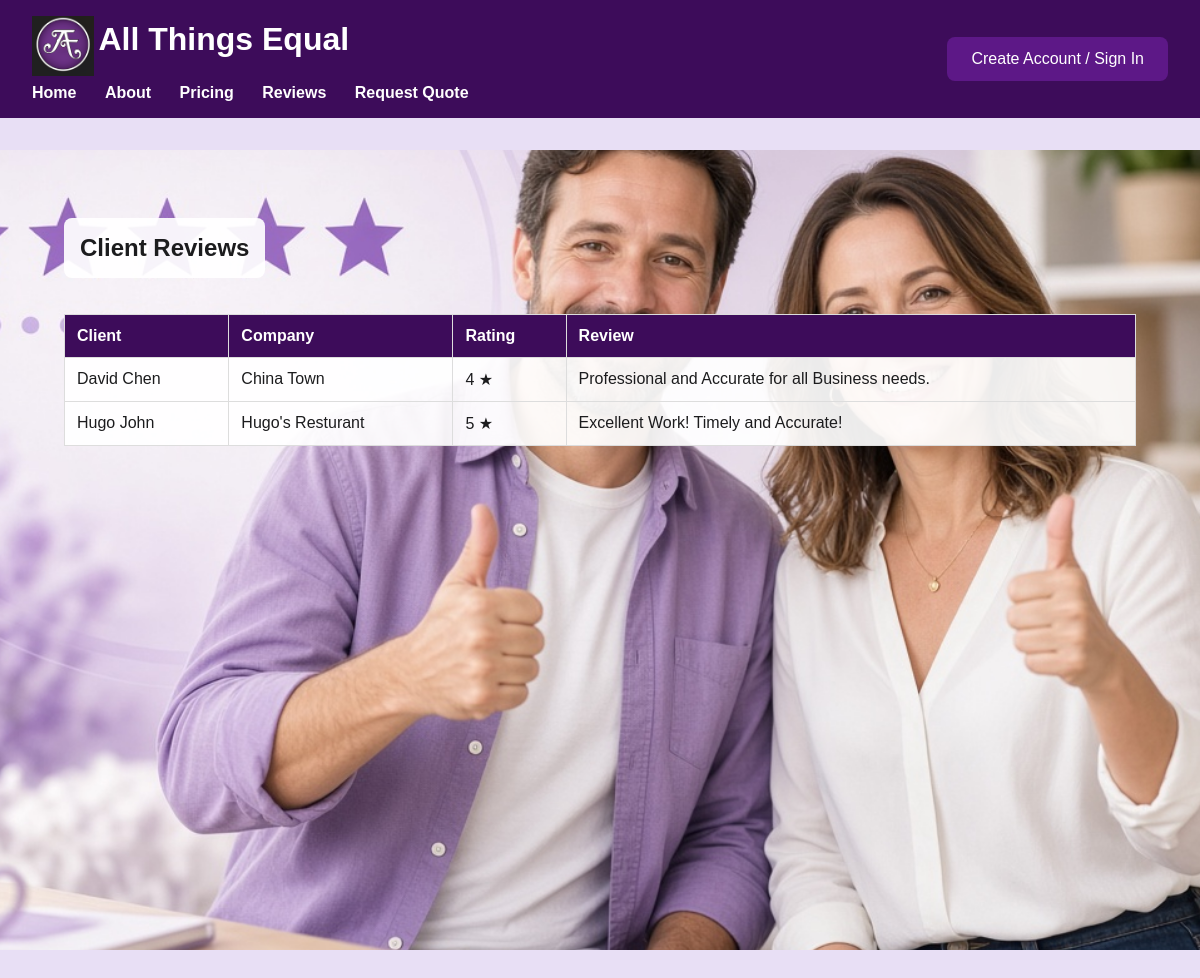
The app's page /reviews/ with its own data.
### core/models.py (models this page shows, shortened)
class Review(models.Model):
    client_name = models.CharField(max_length=100)
    company = models.CharField(max_length=100, blank=True)
    text = models.TextField()
    rating = models.PositiveIntegerField(default=5, choices=[(i, i) for i in range(1, 6)])
    created_at = models.DateTimeField(auto_now_add=True)
    class Meta:
        ordering = ['-created_at']

### core/views.py (the view)
# urls.py: path('reviews/', views.reviews, name='reviews'),
def reviews(request):
    reviews = Review.objects.all()
    return render(request, 'core/reviews.html', {'reviews': reviews})

### core/templates/core/reviews.html
{% extends 'core/base.html' %}
{% load static %}
{% block content %}
    <div style="background-image: url(&quot;{% static 'core/reviews.jpg' %}&quot;); background-size: cover; background-position: center; background-attachment: fixed; min-height: 100vh; width: 100vw; position: relative; left: 50%; right: 50%; margin-left: -50vw; margin-right: -50vw; padding: 3rem 4rem; box-sizing: border-box;">
        <div style="max-width: 1100px; margin: 0 auto;">
            <h2 style="background: rgba(255,255,255,0.92); padding: 1rem; border-radius: 8px; display: inline-block;">Client Reviews</h2>
            <table style="background: rgba(255,255,255,0.92); width: 100%; border-collapse: collapse; margin-top: 1rem;">
                <tr>
                    <th>Client</th>
                    <th>Company</th>
                    <th>Rating</th>
                    <th>Review</th>
                </tr>
                {% for review in reviews %}
                <tr>
                    <td>{{ review.client_name }}</td>
                    <td>{{ review.company }}</td>
                    <td>{{ review.rating }} ★</td>
                    <td>{{ review.text }}</td>
                </tr>
                {% empty %}
                <tr><td colspan="4">No reviews yet.</td></tr>
                {% endfor %}
            </table>
        </div>
    </div>
{% endblock %}

### core/static/core/style.css (style rules this page uses)
body { font-family: Arial, sans-serif; margin: 0; background: #e8dff5; color: #1c1c1e; }
table { width: 100%; border-collapse: collapse; margin-top: 1rem; }
th, td { border: 1px solid #ddd; padding: 0.75rem; text-align: left; }
th { background: #3d0c5a; color: white; }

### records on screen
Review: client_name "David Chen", company "China Town", rating "4", text "Professional and Accurate for all Business needs."
Review: client_name "Hugo John", company "Hugo's Resturant", rating "5", text "Excellent Work! Timely and Accurate!"
